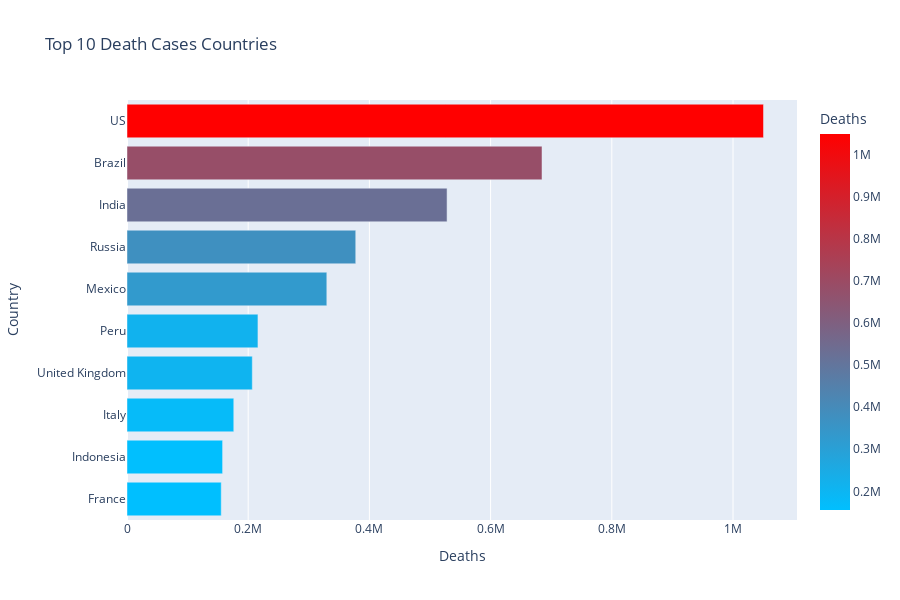

The code cell stored with this chart in its notebook:
### Markdown cell above
#### Følgende kode vil producere et plot, der rangerer de 10 bedste lande baseret på dødssager.

### Code cell
# b. Top 10 deaths countries (h-Bar plot)

top10_deaths = pd.DataFrame(data.groupby('Country')['Deaths'].sum().nlargest(10).sort_values(ascending = True))
fig2 = px.bar(top10_deaths, x = 'Deaths', y = top10_deaths.index, height = 600, color = 'Deaths', orientation = 'h',
            color_continuous_scale = ['deepskyblue','red'], title = 'Top 10 Death Cases Countries')
fig2.show()

### Figure 1 — Plotly figure (JSON) as saved in the notebook; plotly's stock layout.template omitted (floating-point values rounded to 4 significant figures)
{"data": [{"alignmentgroup": "True", "hovertemplate": "Deaths=%{marker.color}<br>Country=%{y}<extra></extra>", "legendgroup": "", "marker": {"color": [155508, 157757, 176204, 206751, 216086, 329736, 377462, 528150, 684813, 1050318], "coloraxis": "coloraxis", "pattern": {"shape": ""}}, "name": "", "offsetgroup": "", "orientation": "h", "showlegend": false, "textposition": "auto", "type": "bar", "x": [155508, 157757, 176204, 206751, 216086, 329736, 377462, 528150, 684813, 1050318], "xaxis": "x", "y": ["France", "Indonesia", "Italy", "United Kingdom", "Peru", "Mexico", "Russia", "India", "Brazil", "US"], "yaxis": "y"}], "layout": {"barmode": "relative", "coloraxis": {"colorbar": {"title": {"text": "Deaths"}}, "colorscale": [[0, "deepskyblue"], [1, "red"]]}, "height": 600, "legend": {"tracegroupgap": 0}, "title": {"text": "Top 10 Death Cases Countries"}, "xaxis": {"anchor": "y", "domain": [0, 1], "title": {"text": "Deaths"}}, "yaxis": {"anchor": "x", "domain": [0, 1], "title": {"text": "Country"}}}}
